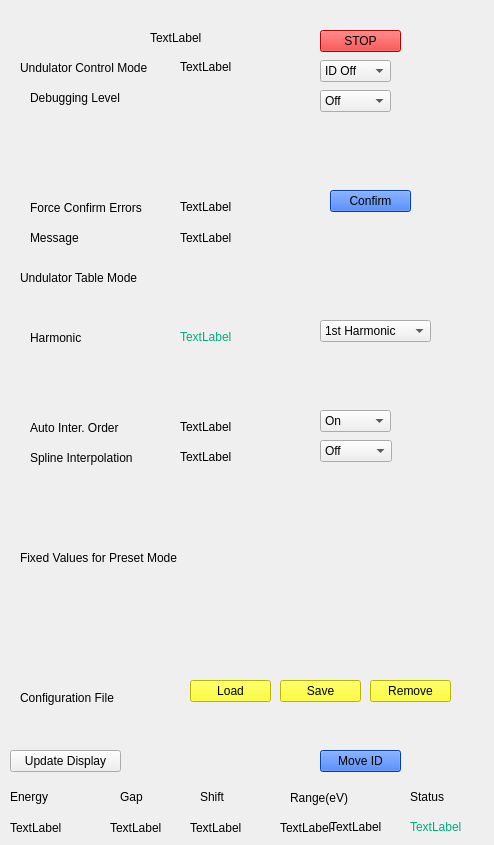
<?xml version="1.0" encoding="UTF-8"?>
<ui version="4.0">
 <class>idparameter</class>
 <widget class="QWidget" name="idparameter">
  <property name="geometry">
   <rect>
    <x>0</x>
    <y>0</y>
    <width>494</width>
    <height>845</height>
   </rect>
  </property>
  <property name="minimumSize">
   <size>
    <width>0</width>
    <height>845</height>
   </size>
  </property>
  <property name="windowTitle">
   <string>Form</string>
  </property>
  <property name="styleSheet">
   <string notr="true"/>
  </property>
  <widget class="QCALabel" name="label">
   <property name="geometry">
    <rect>
     <x>150</x>
     <y>30</y>
     <width>171</width>
     <height>16</height>
    </rect>
   </property>
   <property name="text">
    <string>TextLabel</string>
   </property>
   <property name="pv" stdset="0">
    <string>u411pgm1:MonoName</string>
   </property>
  </widget>
  <widget class="QCAPushButton" name="pushButton">
   <property name="geometry">
    <rect>
     <x>320</x>
     <y>30</y>
     <width>81</width>
     <height>22</height>
    </rect>
   </property>
   <property name="styleSheet">
    <string notr="true">background-color: rgb(255, 0, 0);</string>
   </property>
   <property name="text">
    <string>STOP</string>
   </property>
   <property name="pv" stdset="0">
    <string>u411pgm1:idstop.PROC</string>
   </property>
  </widget>
  <widget class="QLabel" name="label_2">
   <property name="geometry">
    <rect>
     <x>20</x>
     <y>60</y>
     <width>151</width>
     <height>16</height>
    </rect>
   </property>
   <property name="styleSheet">
    <string notr="true"/>
   </property>
   <property name="text">
    <string>Undulator Control Mode </string>
   </property>
  </widget>
  <widget class="QCALabel" name="label_3">
   <property name="geometry">
    <rect>
     <x>180</x>
     <y>60</y>
     <width>59</width>
     <height>14</height>
    </rect>
   </property>
   <property name="text">
    <string>TextLabel</string>
   </property>
   <property name="pv" stdset="0">
    <string>u411pgm1:liIdGetMode</string>
   </property>
  </widget>
  <widget class="QLabel" name="label_4">
   <property name="geometry">
    <rect>
     <x>30</x>
     <y>90</y>
     <width>111</width>
     <height>16</height>
    </rect>
   </property>
   <property name="text">
    <string>Debugging Level</string>
   </property>
  </widget>
  <widget class="QLabel" name="label_11">
   <property name="geometry">
    <rect>
     <x>20</x>
     <y>270</y>
     <width>151</width>
     <height>16</height>
    </rect>
   </property>
   <property name="text">
    <string>Undulator Table Mode</string>
   </property>
  </widget>
  <widget class="QLabel" name="label_14">
   <property name="geometry">
    <rect>
     <x>30</x>
     <y>330</y>
     <width>71</width>
     <height>16</height>
    </rect>
   </property>
   <property name="text">
    <string>Harmonic</string>
   </property>
  </widget>
  <widget class="QCALabel" name="label_15">
   <property name="geometry">
    <rect>
     <x>180</x>
     <y>330</y>
     <width>59</width>
     <height>14</height>
    </rect>
   </property>
   <property name="styleSheet">
    <string notr="true">color: rgb(0, 170, 127);</string>
   </property>
   <property name="text">
    <string>TextLabel</string>
   </property>
   <property name="pv" stdset="0">
    <string>u411pgm1:liIdGetHarmonic</string>
   </property>
  </widget>
  <widget class="QCAComboBox" name="comboBox_3">
   <property name="geometry">
    <rect>
     <x>320</x>
     <y>320</y>
     <width>111</width>
     <height>22</height>
    </rect>
   </property>
   <property name="pv" stdset="0">
    <string>u411pgm1:Harmonic</string>
   </property>
   <item>
    <property name="text">
     <string>1st Harmonic</string>
    </property>
   </item>
   <item>
    <property name="text">
     <string>3rd Harmonic</string>
    </property>
   </item>
   <item>
    <property name="text">
     <string>5th Harmonic</string>
    </property>
   </item>
   <item>
    <property name="text">
     <string>7th Harmonic</string>
    </property>
   </item>
   <item>
    <property name="text">
     <string>Max Flux</string>
    </property>
   </item>
   <item>
    <property name="text">
     <string>Auto</string>
    </property>
   </item>
  </widget>
  <widget class="QLabel" name="label_20">
   <property name="geometry">
    <rect>
     <x>30</x>
     <y>420</y>
     <width>111</width>
     <height>16</height>
    </rect>
   </property>
   <property name="text">
    <string>Auto Inter. Order</string>
   </property>
  </widget>
  <widget class="QCALabel" name="label_21">
   <property name="geometry">
    <rect>
     <x>180</x>
     <y>420</y>
     <width>59</width>
     <height>14</height>
    </rect>
   </property>
   <property name="text">
    <string>TextLabel</string>
   </property>
   <property name="pv" stdset="0">
    <string>u411pgm1:IdAutoOrder</string>
   </property>
  </widget>
  <widget class="QLabel" name="label_22">
   <property name="geometry">
    <rect>
     <x>30</x>
     <y>450</y>
     <width>131</width>
     <height>16</height>
    </rect>
   </property>
   <property name="text">
    <string>Spline Interpolation</string>
   </property>
  </widget>
  <widget class="QCALabel" name="label_23">
   <property name="geometry">
    <rect>
     <x>180</x>
     <y>450</y>
     <width>59</width>
     <height>14</height>
    </rect>
   </property>
   <property name="text">
    <string>TextLabel</string>
   </property>
   <property name="pv" stdset="0">
    <string>u411pgm1:IdGetSpline</string>
   </property>
  </widget>
  <widget class="QCAComboBox" name="comboBox_5">
   <property name="geometry">
    <rect>
     <x>320</x>
     <y>440</y>
     <width>72</width>
     <height>22</height>
    </rect>
   </property>
   <property name="pv" stdset="0">
    <string>u411pgm1:IdSetSpline</string>
   </property>
   <item>
    <property name="text">
     <string>Off</string>
    </property>
   </item>
   <item>
    <property name="text">
     <string>On</string>
    </property>
   </item>
  </widget>
  <widget class="QLabel" name="label_24">
   <property name="geometry">
    <rect>
     <x>30</x>
     <y>230</y>
     <width>61</width>
     <height>16</height>
    </rect>
   </property>
   <property name="text">
    <string>Message</string>
   </property>
  </widget>
  <widget class="QCALabel" name="label_25">
   <property name="geometry">
    <rect>
     <x>180</x>
     <y>230</y>
     <width>81</width>
     <height>16</height>
    </rect>
   </property>
   <property name="text">
    <string>TextLabel</string>
   </property>
   <property name="pv" stdset="0">
    <string>u411pgm1:strIdStatus</string>
   </property>
  </widget>
  <widget class="QCAPushButton" name="pushButton_2">
   <property name="geometry">
    <rect>
     <x>330</x>
     <y>190</y>
     <width>81</width>
     <height>22</height>
    </rect>
   </property>
   <property name="styleSheet">
    <string notr="true">background-color: rgb(0, 85, 255);</string>
   </property>
   <property name="text">
    <string>Confirm</string>
   </property>
   <property name="pv" stdset="0">
    <string>u411pgm1:IdConfirmed</string>
   </property>
  </widget>
  <widget class="QLabel" name="label_30">
   <property name="geometry">
    <rect>
     <x>20</x>
     <y>550</y>
     <width>191</width>
     <height>16</height>
    </rect>
   </property>
   <property name="text">
    <string>Fixed Values for Preset Mode</string>
   </property>
  </widget>
  <widget class="QLabel" name="label_40">
   <property name="geometry">
    <rect>
     <x>20</x>
     <y>690</y>
     <width>121</width>
     <height>16</height>
    </rect>
   </property>
   <property name="text">
    <string>Configuration File</string>
   </property>
  </widget>
  <widget class="QCAPushButton" name="pushButton_3">
   <property name="geometry">
    <rect>
     <x>320</x>
     <y>750</y>
     <width>81</width>
     <height>22</height>
    </rect>
   </property>
   <property name="styleSheet">
    <string notr="true">background-color: rgb(0, 85, 255);</string>
   </property>
   <property name="text">
    <string>Move ID</string>
   </property>
   <property name="pv" stdset="0">
    <string>u411pgm1:idstart.PROC</string>
   </property>
  </widget>
  <widget class="QCAPushButton" name="pushButton_4">
   <property name="geometry">
    <rect>
     <x>10</x>
     <y>750</y>
     <width>111</width>
     <height>22</height>
    </rect>
   </property>
   <property name="text">
    <string>Update Display</string>
   </property>
   <property name="pv" stdset="0">
    <string>u411pgm1:wfGetEnergy.PROC</string>
   </property>
  </widget>
  <widget class="QCAPushButton" name="pushButton_5">
   <property name="geometry">
    <rect>
     <x>190</x>
     <y>680</y>
     <width>81</width>
     <height>22</height>
    </rect>
   </property>
   <property name="styleSheet">
    <string notr="true">background-color: rgb(255, 255, 0);</string>
   </property>
   <property name="text">
    <string>Load</string>
   </property>
   <property name="pv" stdset="0">
    <string>u411pgm1:loIdConfig</string>
   </property>
  </widget>
  <widget class="QCAPushButton" name="pushButton_6">
   <property name="geometry">
    <rect>
     <x>280</x>
     <y>680</y>
     <width>81</width>
     <height>22</height>
    </rect>
   </property>
   <property name="styleSheet">
    <string notr="true">background-color: rgb(255, 255, 0);</string>
   </property>
   <property name="text">
    <string>Save</string>
   </property>
   <property name="pv" stdset="0">
    <string>u411pgm1:loIdConfig</string>
   </property>
  </widget>
  <widget class="QCAPushButton" name="pushButton_7">
   <property name="geometry">
    <rect>
     <x>370</x>
     <y>680</y>
     <width>81</width>
     <height>22</height>
    </rect>
   </property>
   <property name="styleSheet">
    <string notr="true">background-color: rgb(255, 255, 0);</string>
   </property>
   <property name="text">
    <string>Remove</string>
   </property>
   <property name="pv" stdset="0">
    <string>u411pgm1:loIdConfig</string>
   </property>
  </widget>
  <widget class="QLabel" name="label_43">
   <property name="geometry">
    <rect>
     <x>10</x>
     <y>790</y>
     <width>59</width>
     <height>14</height>
    </rect>
   </property>
   <property name="text">
    <string>Energy</string>
   </property>
  </widget>
  <widget class="QCALabel" name="label_44">
   <property name="geometry">
    <rect>
     <x>10</x>
     <y>820</y>
     <width>91</width>
     <height>16</height>
    </rect>
   </property>
   <property name="text">
    <string>TextLabel</string>
   </property>
   <property name="pv" stdset="0">
    <string>u411pgm1:aiIdGetCurenergy</string>
   </property>
  </widget>
  <widget class="QLabel" name="label_45">
   <property name="geometry">
    <rect>
     <x>120</x>
     <y>790</y>
     <width>59</width>
     <height>14</height>
    </rect>
   </property>
   <property name="text">
    <string>Gap</string>
   </property>
  </widget>
  <widget class="QCALabel" name="label_46">
   <property name="geometry">
    <rect>
     <x>110</x>
     <y>820</y>
     <width>81</width>
     <height>16</height>
    </rect>
   </property>
   <property name="text">
    <string>TextLabel</string>
   </property>
   <property name="pv" stdset="0">
    <string>u411pgm1:GetIdGap</string>
   </property>
  </widget>
  <widget class="QLabel" name="label_47">
   <property name="geometry">
    <rect>
     <x>200</x>
     <y>790</y>
     <width>59</width>
     <height>14</height>
    </rect>
   </property>
   <property name="text">
    <string>Shift</string>
   </property>
  </widget>
  <widget class="QCALabel" name="label_48">
   <property name="geometry">
    <rect>
     <x>190</x>
     <y>820</y>
     <width>71</width>
     <height>16</height>
    </rect>
   </property>
   <property name="text">
    <string>TextLabel</string>
   </property>
   <property name="pv" stdset="0">
    <string>u411pgm1:GetIdShift</string>
   </property>
  </widget>
  <widget class="QLabel" name="label_49">
   <property name="geometry">
    <rect>
     <x>290</x>
     <y>790</y>
     <width>71</width>
     <height>16</height>
    </rect>
   </property>
   <property name="text">
    <string>Range(eV)</string>
   </property>
  </widget>
  <widget class="QCALabel" name="label_50">
   <property name="geometry">
    <rect>
     <x>280</x>
     <y>820</y>
     <width>61</width>
     <height>16</height>
    </rect>
   </property>
   <property name="text">
    <string>TextLabel</string>
   </property>
   <property name="pv" stdset="0">
    <string>u411pgm1:aiIdMinenergy</string>
   </property>
  </widget>
  <widget class="QLabel" name="label_51">
   <property name="geometry">
    <rect>
     <x>410</x>
     <y>790</y>
     <width>59</width>
     <height>14</height>
    </rect>
   </property>
   <property name="text">
    <string>Status</string>
   </property>
  </widget>
  <widget class="QCALabel" name="label_52">
   <property name="geometry">
    <rect>
     <x>410</x>
     <y>820</y>
     <width>59</width>
     <height>14</height>
    </rect>
   </property>
   <property name="styleSheet">
    <string notr="true">color: rgb(0, 170, 127);</string>
   </property>
   <property name="text">
    <string>TextLabel</string>
   </property>
   <property name="pv" stdset="0">
    <string>u411pgm1:idStatus</string>
   </property>
  </widget>
  <widget class="QLabel" name="label_53">
   <property name="geometry">
    <rect>
     <x>330</x>
     <y>820</y>
     <width>21</width>
     <height>16</height>
    </rect>
   </property>
   <property name="text">
    <string>-</string>
   </property>
  </widget>
  <widget class="QCALabel" name="label_54">
   <property name="geometry">
    <rect>
     <x>330</x>
     <y>820</y>
     <width>59</width>
     <height>14</height>
    </rect>
   </property>
   <property name="text">
    <string>TextLabel</string>
   </property>
   <property name="pv" stdset="0">
    <string>u411pgm1:aiIdMaxenergy</string>
   </property>
  </widget>
  <widget class="QCALed" name="LedV1" native="true">
   <property name="geometry">
    <rect>
     <x>310</x>
     <y>190</y>
     <width>21</width>
     <height>21</height>
    </rect>
   </property>
   <property name="sizePolicy">
    <sizepolicy hsizetype="Fixed" vsizetype="Fixed">
     <horstretch>0</horstretch>
     <verstretch>0</verstretch>
    </sizepolicy>
   </property>
   <property name="pv" stdset="0">
    <string>u411pgm1:IdConfirmed</string>
   </property>
  </widget>
  <widget class="QCAComboBox" name="ComboBox">
   <property name="geometry">
    <rect>
     <x>320</x>
     <y>90</y>
     <width>71</width>
     <height>22</height>
    </rect>
   </property>
   <property name="pv" stdset="0">
    <string>u411pgm1:IdDebugLevel</string>
   </property>
   <item>
    <property name="text">
     <string>Off</string>
    </property>
   </item>
   <item>
    <property name="text">
     <string>On</string>
    </property>
   </item>
  </widget>
  <widget class="QCAComboBox" name="ComboBox_2">
   <property name="geometry">
    <rect>
     <x>320</x>
     <y>60</y>
     <width>71</width>
     <height>22</height>
    </rect>
   </property>
   <property name="pv" stdset="0">
    <string>u411pgm1:IdMode</string>
   </property>
   <item>
    <property name="text">
     <string>ID Off</string>
    </property>
   </item>
   <item>
    <property name="text">
     <string>Preset Gap/Shift</string>
    </property>
   </item>
   <item>
    <property name="text">
     <string>Preset Gap</string>
    </property>
   </item>
   <item>
    <property name="text">
     <string>Preset Shift</string>
    </property>
   </item>
   <item>
    <property name="text">
     <string>Gap only</string>
    </property>
   </item>
   <item>
    <property name="text">
     <string>Shift only</string>
    </property>
   </item>
  </widget>
  <widget class="QCAComboBox" name="ComboBox_3">
   <property name="geometry">
    <rect>
     <x>320</x>
     <y>410</y>
     <width>71</width>
     <height>22</height>
    </rect>
   </property>
   <property name="pv" stdset="0">
    <string>u411pgm1:IdSetAutoOrder</string>
   </property>
   <item>
    <property name="text">
     <string>On</string>
    </property>
   </item>
   <item>
    <property name="text">
     <string>Off</string>
    </property>
   </item>
  </widget>
  <widget class="QCAAxis" name="posAxis" native="true">
   <property name="geometry">
    <rect>
     <x>30</x>
     <y>150</y>
     <width>360</width>
     <height>27</height>
    </rect>
   </property>
   <property name="minimumSize">
    <size>
     <width>100</width>
     <height>10</height>
    </size>
   </property>
   <property name="description" stdset="0">
    <string>in Position Band</string>
   </property>
   <property name="pvReadback" stdset="0">
    <string>u411pgm1:IdInPosBand</string>
   </property>
   <property name="units" stdset="0">
    <string>mm</string>
   </property>
   <property name="pv" stdset="0">
    <string>u411pgm1:IdInPosBand</string>
   </property>
  </widget>
  <widget class="QCAAxis" name="forceAxis" native="true">
   <property name="geometry">
    <rect>
     <x>30</x>
     <y>120</y>
     <width>360</width>
     <height>27</height>
    </rect>
   </property>
   <property name="minimumSize">
    <size>
     <width>100</width>
     <height>10</height>
    </size>
   </property>
   <property name="description" stdset="0">
    <string>Dwell Timeout</string>
   </property>
   <property name="pvReadback" stdset="0">
    <string>u411pgm1:IdDwellTimeout</string>
   </property>
   <property name="units" stdset="0">
    <string>mm</string>
   </property>
   <property name="pv" stdset="0">
    <string>u411pgm1:IdDwellTimeout</string>
   </property>
  </widget>
  <widget class="QCAAxis" name="energyAxis" native="true">
   <property name="geometry">
    <rect>
     <x>30</x>
     <y>290</y>
     <width>360</width>
     <height>27</height>
    </rect>
   </property>
   <property name="minimumSize">
    <size>
     <width>100</width>
     <height>10</height>
    </size>
   </property>
   <property name="description" stdset="0">
    <string>Energy</string>
   </property>
   <property name="pvReadback" stdset="0">
    <string>u411pgm1:aiIdGetEnergy</string>
   </property>
   <property name="units" stdset="0">
    <string/>
   </property>
   <property name="pv" stdset="0">
    <string>u411pgm1:aiIdSetEnergy</string>
   </property>
  </widget>
  <widget class="QCAAxis" name="slopeAxis" native="true">
   <property name="geometry">
    <rect>
     <x>30</x>
     <y>350</y>
     <width>360</width>
     <height>27</height>
    </rect>
   </property>
   <property name="minimumSize">
    <size>
     <width>100</width>
     <height>10</height>
    </size>
   </property>
   <property name="description" stdset="0">
    <string>Slope</string>
   </property>
   <property name="pvReadback" stdset="0">
    <string>u411pgm1:aiIdSlope</string>
   </property>
   <property name="units" stdset="0">
    <string>mm/eV</string>
   </property>
   <property name="pv" stdset="0">
    <string>u411pgm1:SetaiIdSlope</string>
   </property>
  </widget>
  <widget class="QCAAxis" name="offAxis" native="true">
   <property name="geometry">
    <rect>
     <x>30</x>
     <y>380</y>
     <width>360</width>
     <height>27</height>
    </rect>
   </property>
   <property name="minimumSize">
    <size>
     <width>100</width>
     <height>10</height>
    </size>
   </property>
   <property name="description" stdset="0">
    <string>Offset</string>
   </property>
   <property name="pvReadback" stdset="0">
    <string>u411pgm1:aiIdOffset</string>
   </property>
   <property name="units" stdset="0">
    <string>eV</string>
   </property>
   <property name="pv" stdset="0">
    <string>u411pgm1:SetaiIdOffset</string>
   </property>
  </widget>
  <widget class="QCAAxis" name="gapiAxis" native="true">
   <property name="geometry">
    <rect>
     <x>30</x>
     <y>470</y>
     <width>360</width>
     <height>27</height>
    </rect>
   </property>
   <property name="minimumSize">
    <size>
     <width>100</width>
     <height>10</height>
    </size>
   </property>
   <property name="description" stdset="0">
    <string>Gap intern. Order</string>
   </property>
   <property name="pvReadback" stdset="0">
    <string>u411pgm1:liIdGetGapOrder</string>
   </property>
   <property name="units" stdset="0">
    <string>eV</string>
   </property>
   <property name="pv" stdset="0">
    <string>u411pgm1:liIdSetGapOrder</string>
   </property>
  </widget>
  <widget class="QCAAxis" name="shiAxis" native="true">
   <property name="geometry">
    <rect>
     <x>30</x>
     <y>510</y>
     <width>360</width>
     <height>27</height>
    </rect>
   </property>
   <property name="minimumSize">
    <size>
     <width>100</width>
     <height>10</height>
    </size>
   </property>
   <property name="description" stdset="0">
    <string>Shift intern. Order</string>
   </property>
   <property name="pvReadback" stdset="0">
    <string>u411pgm1:liIdGetShiftOrder</string>
   </property>
   <property name="units" stdset="0">
    <string>eV</string>
   </property>
   <property name="pv" stdset="0">
    <string>u411pgm1:liIdSetShiftOrder</string>
   </property>
  </widget>
  <widget class="QCAAxis" name="fixgapAxis" native="true">
   <property name="geometry">
    <rect>
     <x>20</x>
     <y>570</y>
     <width>360</width>
     <height>27</height>
    </rect>
   </property>
   <property name="minimumSize">
    <size>
     <width>100</width>
     <height>10</height>
    </size>
   </property>
   <property name="description" stdset="0">
    <string>Fixed Gap</string>
   </property>
   <property name="pvReadback" stdset="0">
    <string>u411pgm1:aiIdGetFixedGap</string>
   </property>
   <property name="units" stdset="0">
    <string/>
   </property>
   <property name="pv" stdset="0">
    <string>u411pgm1:aiIdSetFixedGap</string>
   </property>
  </widget>
  <widget class="QCAAxis" name="fixshiftAxis" native="true">
   <property name="geometry">
    <rect>
     <x>20</x>
     <y>610</y>
     <width>360</width>
     <height>27</height>
    </rect>
   </property>
   <property name="minimumSize">
    <size>
     <width>100</width>
     <height>10</height>
    </size>
   </property>
   <property name="description" stdset="0">
    <string>Fixed Shift</string>
   </property>
   <property name="pvReadback" stdset="0">
    <string>u411pgm1:aiIdGetFixedShift</string>
   </property>
   <property name="units" stdset="0">
    <string/>
   </property>
   <property name="pv" stdset="0">
    <string>u411pgm1:aiIdSetFixedShift</string>
   </property>
  </widget>
  <widget class="QCAAxis" name="userAxis" native="true">
   <property name="geometry">
    <rect>
     <x>20</x>
     <y>710</y>
     <width>360</width>
     <height>27</height>
    </rect>
   </property>
   <property name="minimumSize">
    <size>
     <width>100</width>
     <height>10</height>
    </size>
   </property>
   <property name="description" stdset="0">
    <string>User Table Comment</string>
   </property>
   <property name="pvReadback" stdset="0">
    <string>u411pgm1:siIdComment</string>
   </property>
   <property name="units" stdset="0">
    <string/>
   </property>
   <property name="pv" stdset="0">
    <string>u411pgm1:SetsiIdComment</string>
   </property>
  </widget>
  <widget class="QLabel" name="label_5">
   <property name="geometry">
    <rect>
     <x>30</x>
     <y>200</y>
     <width>131</width>
     <height>16</height>
    </rect>
   </property>
   <property name="text">
    <string>Force Confirm Errors</string>
   </property>
  </widget>
  <widget class="QCALabel" name="label_6">
   <property name="geometry">
    <rect>
     <x>180</x>
     <y>200</y>
     <width>59</width>
     <height>14</height>
    </rect>
   </property>
   <property name="text">
    <string>TextLabel</string>
   </property>
   <property name="pv" stdset="0">
    <string>u411pgm1:IdConfirmError</string>
   </property>
  </widget>
  <widget class="QCAAxis" name="fixgapshiftAxis" native="true">
   <property name="geometry">
    <rect>
     <x>20</x>
     <y>650</y>
     <width>360</width>
     <height>27</height>
    </rect>
   </property>
   <property name="minimumSize">
    <size>
     <width>100</width>
     <height>10</height>
    </size>
   </property>
   <property name="description" stdset="0">
    <string>Fixed Gap/shift of Energy</string>
   </property>
   <property name="pvReadback" stdset="0">
    <string>u411pgm1:aiIdGetFixedGap</string>
   </property>
   <property name="units" stdset="0">
    <string>eV(-)</string>
   </property>
   <property name="pv" stdset="0">
    <string>u411pgm1:aiIdGetFixedShift</string>
   </property>
  </widget>
 </widget>
 <customwidgets>
  <customwidget>
   <class>QCALabel</class>
   <extends>QLabel</extends>
   <header>qcalabel.h</header>
  </customwidget>
  <customwidget>
   <class>QCAPushButton</class>
   <extends>QPushButton</extends>
   <header>qcapushbutton.h</header>
  </customwidget>
  <customwidget>
   <class>QCAAxis</class>
   <extends>QWidget</extends>
   <header>qcaaxis.h</header>
  </customwidget>
  <customwidget>
   <class>QCAComboBox</class>
   <extends>QComboBox</extends>
   <header>qcacombobox.h</header>
  </customwidget>
  <customwidget>
   <class>QCALed</class>
   <extends>QWidget</extends>
   <header>qcaled.h</header>
  </customwidget>
 </customwidgets>
 <resources/>
 <connections/>
</ui>
